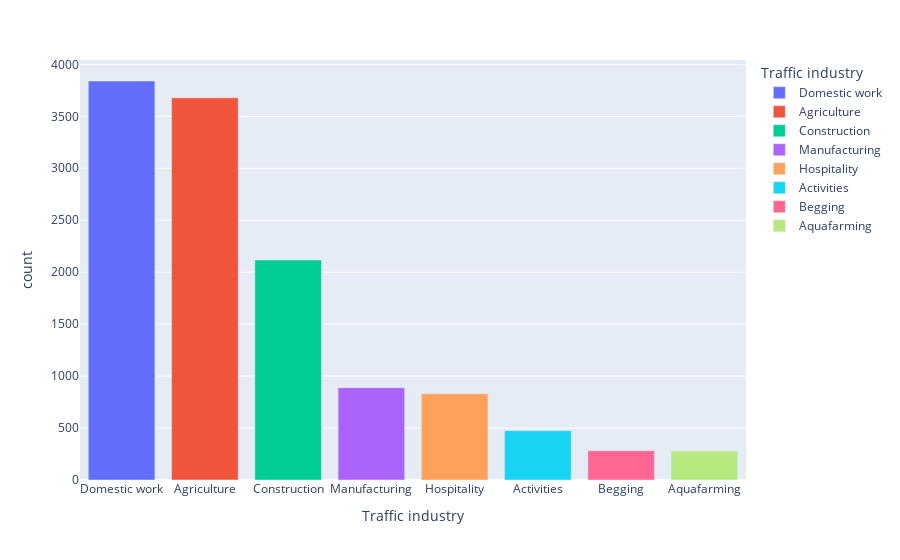

The cell this chart's notebook holds for it:
### Code cell
fig = px.bar(traf_graph, x="Traffic industry", y = 'count',
             hover_data=['Traffic industry', 'count'], color='Traffic industry')
fig.show()

### Figure 1 — Plotly figure (JSON) as saved in the notebook; plotly's stock layout.template omitted (floating-point values rounded to 4 significant figures)
{"data": [{"alignmentgroup": "True", "hovertemplate": "Traffic industry=%{x}<br>count=%{y}<extra></extra>", "legendgroup": "Domestic work", "marker": {"color": "#636efa", "pattern": {"shape": ""}}, "name": "Domestic work", "offsetgroup": "Domestic work", "orientation": "v", "showlegend": true, "textposition": "auto", "type": "bar", "x": ["Domestic work"], "xaxis": "x", "y": [3840], "yaxis": "y"}, {"alignmentgroup": "True", "hovertemplate": "Traffic industry=%{x}<br>count=%{y}<extra></extra>", "legendgroup": "Agriculture", "marker": {"color": "#EF553B", "pattern": {"shape": ""}}, "name": "Agriculture", "offsetgroup": "Agriculture", "orientation": "v", "showlegend": true, "textposition": "auto", "type": "bar", "x": ["Agriculture"], "xaxis": "x", "y": [3678], "yaxis": "y"}, {"alignmentgroup": "True", "hovertemplate": "Traffic industry=%{x}<br>count=%{y}<extra></extra>", "legendgroup": "Construction", "marker": {"color": "#00cc96", "pattern": {"shape": ""}}, "name": "Construction", "offsetgroup": "Construction", "orientation": "v", "showlegend": true, "textposition": "auto", "type": "bar", "x": ["Construction"], "xaxis": "x", "y": [2117], "yaxis": "y"}, {"alignmentgroup": "True", "hovertemplate": "Traffic industry=%{x}<br>count=%{y}<extra></extra>", "legendgroup": "Manufacturing", "marker": {"color": "#ab63fa", "pattern": {"shape": ""}}, "name": "Manufacturing", "offsetgroup": "Manufacturing", "orientation": "v", "showlegend": true, "textposition": "auto", "type": "bar", "x": ["Manufacturing"], "xaxis": "x", "y": [888], "yaxis": "y"}, {"alignmentgroup": "True", "hovertemplate": "Traffic industry=%{x}<br>count=%{y}<extra></extra>", "legendgroup": "Hospitality", "marker": {"color": "#FFA15A", "pattern": {"shape": ""}}, "name": "Hospitality", "offsetgroup": "Hospitality", "orientation": "v", "showlegend": true, "textposition": "auto", "type": "bar", "x": ["Hospitality"], "xaxis": "x", "y": [830], "yaxis": "y"}, {"alignmentgroup": "True", "hovertemplate": "Traffic industry=%{x}<br>count=%{y}<extra></extra>", "legendgroup": "Activities", "marker": {"color": "#19d3f3", "pattern": {"shape": ""}}, "name": "Activities", "offsetgroup": "Activities", "orientation": "v", "showlegend": true, "textposition": "auto", "type": "bar", "x": ["Activities"], "xaxis": "x", "y": [475], "yaxis": "y"}, {"alignmentgroup": "True", "hovertemplate": "Traffic industry=%{x}<br>count=%{y}<extra></extra>", "legendgroup": "Begging", "marker": {"color": "#FF6692", "pattern": {"shape": ""}}, "name": "Begging", "offsetgroup": "Begging", "orientation": "v", "showlegend": true, "textposition": "auto", "type": "bar", "x": ["Begging"], "xaxis": "x", "y": [282], "yaxis": "y"}, {"alignmentgroup": "True", "hovertemplate": "Traffic industry=%{x}<br>count=%{y}<extra></extra>", "legendgroup": "Aquafarming", "marker": {"color": "#B6E880", "pattern": {"shape": ""}}, "name": "Aquafarming", "offsetgroup": "Aquafarming", "orientation": "v", "showlegend": true, "textposition": "auto", "type": "bar", "x": ["Aquafarming"], "xaxis": "x", "y": [278], "yaxis": "y"}], "layout": {"barmode": "relative", "legend": {"title": {"text": "Traffic industry"}, "tracegroupgap": 0}, "margin": {"t": 60}, "xaxis": {"anchor": "y", "categoryarray": ["Domestic work", "Agriculture", "Construction", "Manufacturing", "Hospitality", "Activities", "Begging", "Aquafarming"], "categoryorder": "array", "domain": [0, 1], "title": {"text": "Traffic industry"}}, "yaxis": {"anchor": "x", "domain": [0, 1], "title": {"text": "count"}}}}
